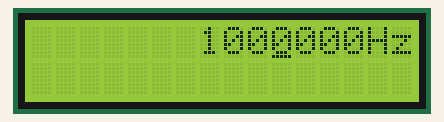
Simulated run of this sketch. Board: Arduino Uno, built with avr-gcc and run on an emulated ATmega328P. Shown: 16×2 character LCD.

Above: at 0.21 s.
At 5.15 s:
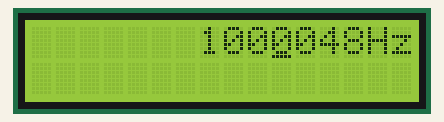
At 10.08 s:
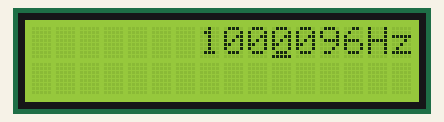
At 20.05 s:
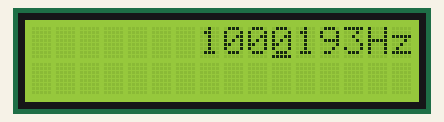
At 29.92 s:
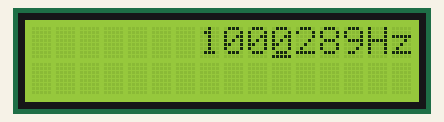
At 39.89 s:
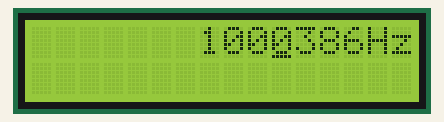

The sketch:

define_char_3.ino
```cpp
// The code here will:
//     print the 10 digits 0 to 9
//     select the 0 digit
//     move the selection with the rotary encoder

#include <LiquidCrystal.h>

// display constants - below is for ubiquitous small HD44780 display
#define NUM_ROWS        2
#define NUM_COLS        16

// max and min frequency showable
#define MAX_FREQ        30000000L
#define MIN_FREQ        1000000L

// size of frequency display in chars (30MHz is maximum frequency)
#define MAX_FREQ_CHARS  8

// number of the user-defined char we use for selected digit
#define SELECT_CHAR     0
#define SPACE_CHAR      1

// define the numeric digits with selection underline
byte sel0[8] = {0xe,0x11,0x13,0x15,0x19,0x11,0xe,0x1f};
byte sel1[8] = {0x4,0xc,0x4,0x4,0x4,0x4,0xe,0x1f};
byte sel2[8] = {0xe,0x11,0x1,0x2,0x4,0x8,0x1f,0x1f};
byte sel3[8] = {0x1f,0x2,0x4,0x2,0x1,0x11,0xe,0x1f};
byte sel4[8] = {0x2,0x6,0xa,0x12,0x1f,0x2,0x2,0x1f};
byte sel5[8] = {0x1f,0x10,0x1e,0x1,0x1,0x11,0xe,0x1f};
byte sel6[8] = {0x6,0x8,0x10,0x1e,0x11,0x11,0xe,0x1f};
byte sel7[8] = {0x1f,0x1,0x2,0x4,0x8,0x8,0x8,0x1f};
byte sel8[8] = {0xe,0x11,0x11,0xe,0x11,0x11,0xe,0x1f};
byte sel9[8] = {0xe,0x11,0x11,0xf,0x1,0x2,0xc,0x1f};
byte selspace[8] = {0x0,0x0,0x0,0x0,0x0,0x0,0x0,0x1f};

// array of references to the 10 'selected' numeric digit data
byte *sel_digits[] = {sel0, sel1, sel2, sel3, sel4, sel5, sel6, sel7, sel8, sel9, selspace};
#define SPACE_INDEX   10

// map cursor offset to bump values
unsigned long offset2bump[] = {1,         // offset = 0
                               10,        // 1
                               100,       // 2
                               1000,      // 3
                               10000,     // 4
                               100000,    // 5
                               1000000,   // 6
                               10000000}; // 7

// define the display connections
LiquidCrystal lcd(7, 8, 9, 10, 11, 12);

//------------------------------------------------------------------------------
// The standard Arduino setup() function.
//------------------------------------------------------------------------------
void setup()
{
  lcd.begin(NUM_COLS, NUM_COLS);      // define display size
  lcd.clear();
  lcd.createChar(SPACE_CHAR, sel_digits[SPACE_INDEX]);
}

//------------------------------------------------------------------------------
// Function to convert an unsigned long into an array of byte digit values.
//     buf      address of buffer for byte results
//     bufsize  size of the 'buf' buffer
//     value    the unsigned long value to convert
// The function won't overflow the given buffer, it will truncate at the left.
//
// For example, given the value 1234 and a buffer of length 7, will fill the
// buffer with 0001234.  Given 123456789 it will fill with 3456789.
//------------------------------------------------------------------------------
void ltobbuff(char *buf, int bufsize, unsigned long value)
{
  char *ptr = buf + bufsize - 1;

  for (int i = 0; i < bufsize; ++i)
  {
    int rem = value % 10;

    value = value / 10;
    *ptr-- = char(rem);
  }
}

//------------------------------------------------------------------------------
// Print the frequency on the display with selected colum underlined.
//     freq  the frequency to display
//     col   the selection offset of digit to underline
//           (0 is rightmost digit, increasing to the left)
// The row and columns used to show frequency digits are defined elsewhere.
// A final "Hz" is written.
//------------------------------------------------------------------------------
void print_freq(unsigned long freq, int col)
{
  char buf [MAX_FREQ_CHARS];
  int index = MAX_FREQ_CHARS - col - 1;
  bool lead_zero = true;

  ltobbuff(buf, MAX_FREQ_CHARS, freq);

  lcd.createChar(SELECT_CHAR, sel_digits[int(buf[index])]);
  lcd.setCursor(NUM_COLS - MAX_FREQ_CHARS - 2, 0);
  for (int i = 0; i < MAX_FREQ_CHARS; ++i)
  {
    int char_val = buf[i];

    if (char_val != 0)
        lead_zero = false;

    if (lead_zero)
    {
      if (index == i)
        lcd.write(byte(SPACE_CHAR));
      else
        lcd.write(" ");
    }
    else
    {
      if (index == i)
        lcd.write(byte(SELECT_CHAR));
      else
        lcd.write(char_val + '0');
    }
  }

  lcd.write("Hz");
}

//------------------------------------------------------------------------------
// Standard Arduino loop() function.
//------------------------------------------------------------------------------
void loop()
{
  static int offset = 3;
  static unsigned long freq = MIN_FREQ;

  delay(100);
  print_freq(freq, offset);
  ++freq;
}
```
